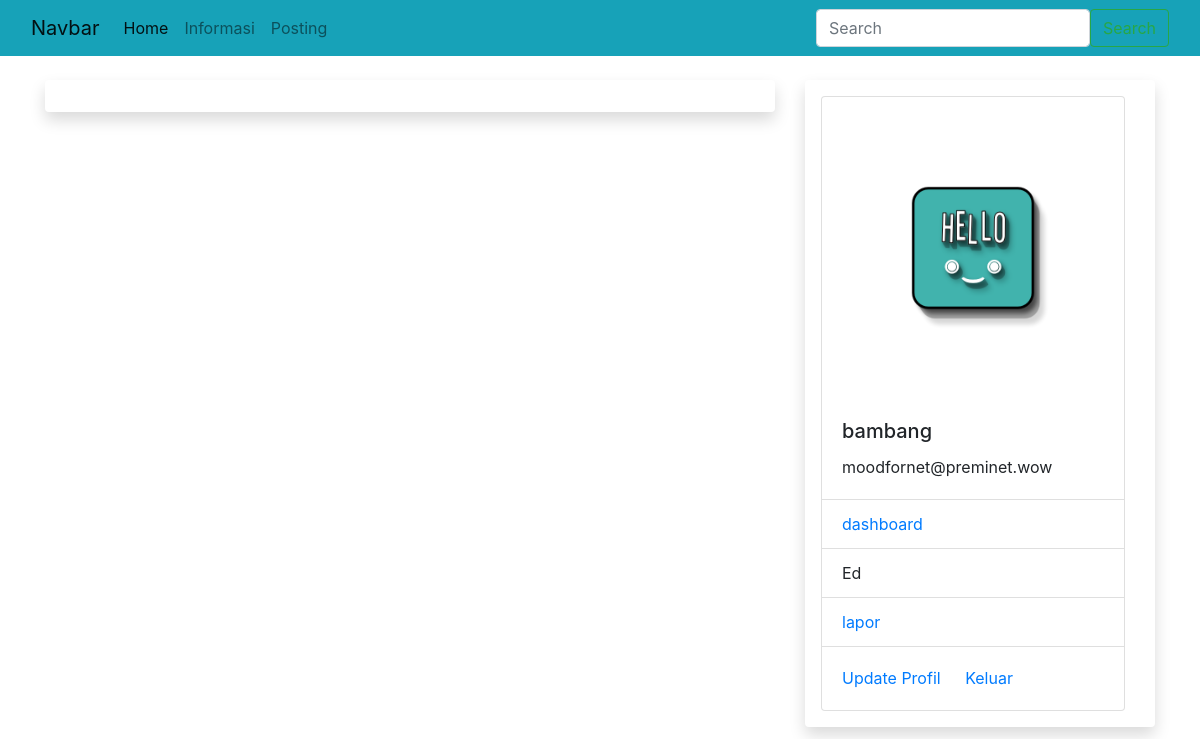
The page /agenda (signed in) on the database as committed earlier.
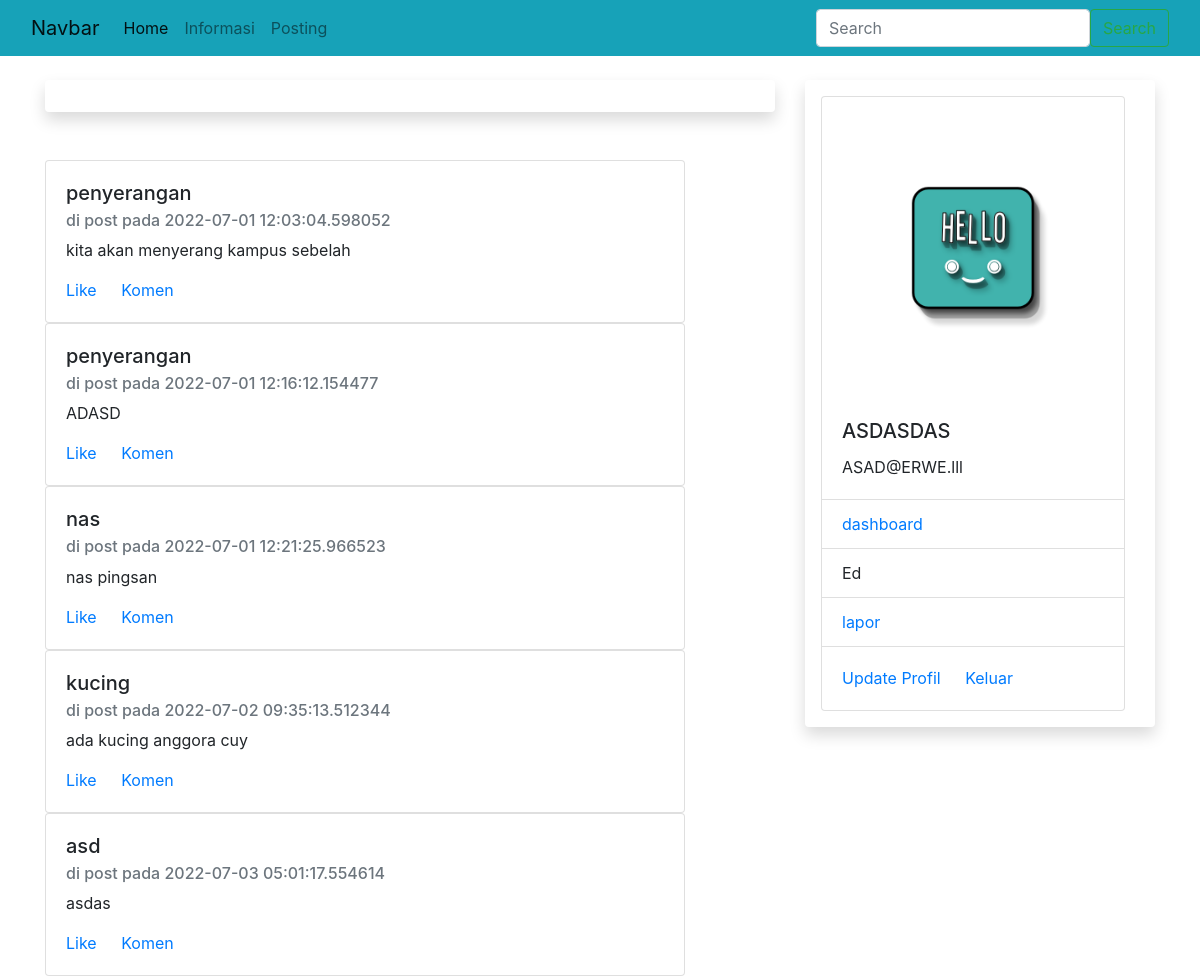
The same page on the database as committed later.
### sim/models.py (models this page shows, shortened)
class Tmahasiswa(db.Model,UserMixin): #tambahkan
    id = db.Column(db.Integer, primary_key=True)
    npm = db.Column(db.String(15), unique=True, nullable=False)
    nama = db.Column(db.String(20) , nullable=False)
    email = db.Column(db.String(20),unique=True, nullable=False)
    password = db.Column(db.String(60), nullable=False)
    kelas = db.Column(db.String(20), nullable=False)
    alamat = db.Column(db.String(100), nullable=False)
    foto = db.Column(db.String(20), nullable=False, default='default.jpg')
    pengaduans = db.relationship('Tpengaduan', backref='mahasiswa')#backref itu relasi/hubungan antar ttabel

class Agenda_info(db.Model):
    id= db.Column(db.Integer, primary_key=True)
    subjek =db.Column(db.String(100), nullable=False)
    caption =db.Column(db.String(300), nullable=False)
    tgl_post = db.Column(db.DateTime, nullable=False, default=datetime.utcnow)

### sim/mahasiswa/routes.py (the view)
@rmahasiswa.route("/agenda", methods=['GET','POST'])
def informasi():
    info_agenda = Agenda_info.query.all()
    return render_template("agenda_info.html",info=info_agenda)

### sim/models.py (called while the page is built)
@login_manager.user_loader
def load_user(mahasiswa_id):
    return Tmahasiswa.query.get(int(mahasiswa_id))

### sim/templates/agenda_info.html
{% extends "base.html" %}
{% block konten %}
{% for data in info %}
<div class="card" style="width: 40em;">
   <div class="card-body">
     <h5 class="card-title">{{data.subjek}} </h5>
     <h6 class="card-subtitle mb-2 text-muted">di post pada {{data.tgl_post}} </h6>
     <p class="card-text"> {{data.caption}} </p>
     <a href="#" class="card-link">Like</a>
     <a href="#" class="card-link">Komen</a>
   </div>
 </div>
{% endfor %}
{% endblock %}

### sim/templates/base.html (shortened to what this page needs)
<!DOCTYPE html>
<html>
<head>
    <link rel="stylesheet" type="text/css" href="{{url_for('static',filename="css/bootstrap.min.css")}}">
    <link rel="stylesheet" type="text/css" href="{{url_for('static',filename="css/style.css")}}">
</head>
<body>
  <nav class="navbar navbar-expand-lg navbar-light bg-info">
        <div class="container-fluid">
          <a class="navbar-brand" href="#">Navbar</a>
          <div class="collapse navbar-collapse" id="navbarSupportedContent">
            <ul class="navbar-nav me-auto mb-2 mb-lg-0">
              <li class="nav-item">
                <a class="nav-link active" aria-current="page" href="{{url_for("rmahasiswa.rumah")}}">Home</a>
              </li>
              <li class="nav-item">
                <a class="nav-link" href="{{url_for("rmahasiswa.informasi")}}">Informasi</a>
              </li>
              {% if current_user.is_authenticated %}
              <li class="nav-item">
                <a class="nav-link" href="{{url_for("rmahasiswa.agenda_inf")}}">Posting</a>
              </li>
              {% else %}
              <li class="nav-item">
                  <a class="nav-link" href="{{url_for("rmahasiswa.daftar")}}">Daftar</a></li>
              <li class="nav-item">
                  <a class="nav-link" href="{{url_for("rmahasiswa.login")}}">Login</a></li>
              {%endif%}
            </ul>
            </div>
            <div col-md-7>
              <form class="d-flex">
                <input class="form-control me-2" type="search" placeholder="Search" aria-label="Search">
                <button class="btn btn-outline-success" type="submit">Search</button>
              </form>
            </div>
          </div>
      </nav>
      <div class="container mt-4">
        <div class="row">
          <div class="col-md-8">
            <div class="shadow p-3 mb-5 bg- rounded">
            </div>
            {% block konten %}
            {% endblock %}
        </div>
        <div class="col-md-4">
        <div class="shadow p-3 mb-5 bg- rounded">
          {% if current_user.is_authenticated %}
          <div class="card" style="width: 19rem;">
            <img src="{{url_for('static', filename= 'foto/'+current_user.foto )}} " class="card-img-top" alt="...">
            <div class="card-body">
              <h5 class="card-title">{{current_user.nama}}</h5>
              <p class="card-text">{{current_user.email}}</p>
            </div>
            <ul class="list-group list-group-flush">
              <li class="list-group-item"><a href="{{url_for('rmahasiswa.akun')}}">dashboard</a> </li>
              <li class="list-group-item">Ed</li>
              <li class="list-group-item">
                <a href="{{url_for('rmahasiswa.laporan')}}">lapor</a>
              </li>
            </ul>
            <div class="card-body">
              <a href="{{url_for('rmahasiswa.edit')}}" class="card-link">Update Profil</a>
              <a href="{{url_for('rmahasiswa.keluar')}}" class="card-link">Keluar</a>
            </div>
          </div>
          {% else %}
          <h1>Menu Lain</h1>
          <li>data mahasiswa</li>
          <li>data dosen</li>
          {% endif %}
          </div>
        </div>
      </div>
    </div>
  </body>
</html>

Rows that differ between the two databases and show on the page:
added Agenda_info: subjek "penyerangan", tgl_post "2022-07-01 12:03:04.598052", caption "kita akan menyerang kampus sebelah"
added Agenda_info: subjek "penyerangan", tgl_post "2022-07-01 12:16:12.154477", caption "ADASD"
added Agenda_info: subjek "nas", tgl_post "2022-07-01 12:21:25.966523", caption "nas pingsan"
added Agenda_info: subjek "kucing", tgl_post "2022-07-02 09:35:13.512344", caption "ada kucing anggora cuy"
added Agenda_info: subjek "asd", tgl_post "2022-07-03 05:01:17.554614", caption "asdas"
changed Tmahasiswa: nama "bambang" → "ASDASDAS"; email "moodfornet@preminet.wow" → "ASAD@ERWE.lll"
